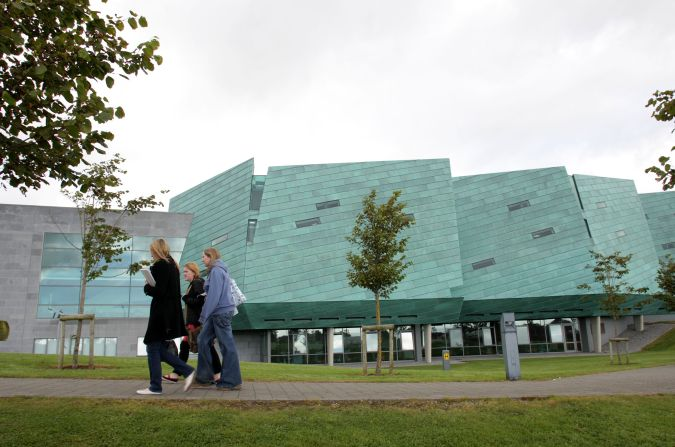
#> input picture lab 8/ATU.jpg, 675 x 447 px
$ python EdgeDetection.py   (older library calls are emulated)
#> lines starting #> are read from the running program, lines starting #| are printed output that depends on the picture; after the words box and inside, x2 and y2 are one past the last pixel; in counts of white or black regions, pixels touching at a corner belong together
import cv2
import numpy as np
from matplotlib import pyplot as plt

img = cv2.imread('ATU.jpg')
#> img is the input picture: shape (447, 675, 3); mean B, G, R 146.4, 158.5, 148.9

thresholds = [10, 20, 30, 40]

# Rows and Columns
nrows = 2
ncols = 5

#gray scale
gray = cv2.cvtColor(img, cv2.COLOR_BGR2GRAY)
rgb = cv2.cvtColor(img, cv2.COLOR_BGR2RGB)

# Blur
blur3x3 = cv2.GaussianBlur(gray,(3, 3),0)
blur13x13 = cv2.GaussianBlur(gray,(13, 13),0)
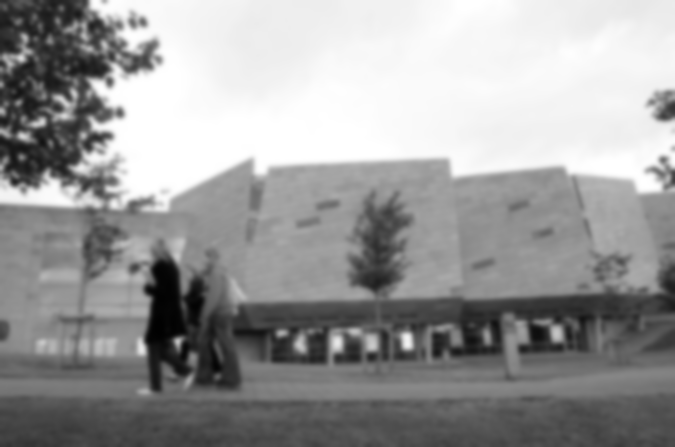
#> blur13x13: shape (447, 675); min 1, max 255, mean 154.2

# Sobel
sobelHorizontal = cv2.Sobel(blur3x3,cv2.CV_64F,1,0,ksize=5) # x dirextion
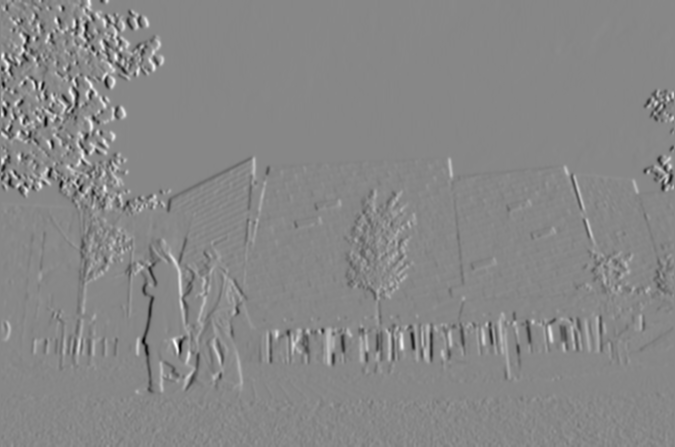
#> sobelHorizontal: shape (447, 675) float64; min -9078, max 8008, mean 7; drawn with min black and max white
sobelVertical = cv2.Sobel(blur3x3,cv2.CV_64F,0,1,ksize=5) # y direction
sobelsum = sobelHorizontal + sobelVertical # Combined img
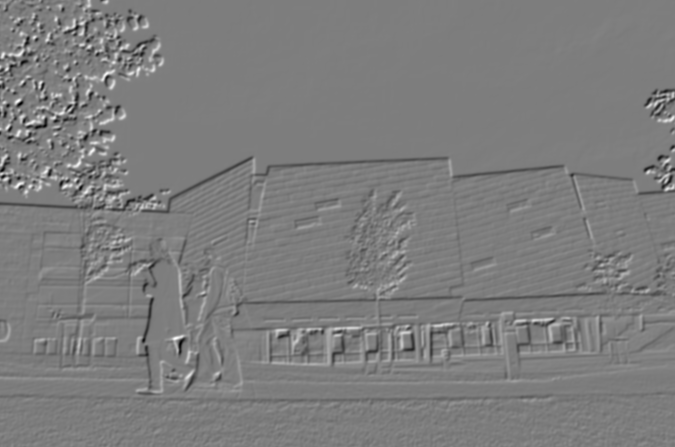
#> sobelsum: shape (447, 675) float64; min -11642, max 11938, mean -35.1; drawn with min black and max white

# Canny
canny = cv2.Canny(blur3x3,100,200)
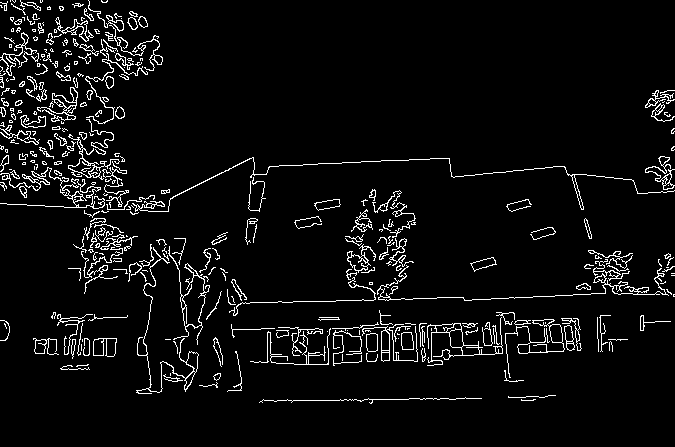
#> canny: shape (447, 675); 5.3% white in thin lines or dots

# Loop through the thresholds and apply each to the sobel sum
for thresh in thresholds:
    thresholdedImage = np.zeros_like(sobelsum)
    for i in range(sobelsum.shape[0]):
        for j in range(sobelsum.shape[1]):
            if sobelsum[i, j] >= thresh:
                thresholdedImage[i, j] = 1
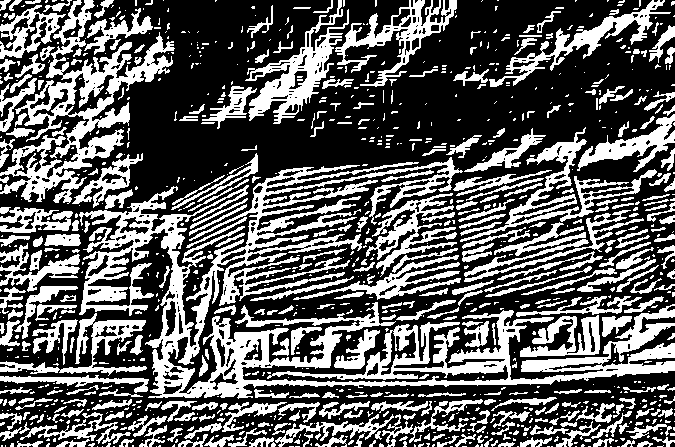
#> thresholdedImage: shape (447, 675) float64; values 0 (black) and 1 (white), 37% white; 1011 white regions (662 under 20 px), largest, box (x1, y1, x2, y2) and area: (79, 157, 675, 399) 31881, (0, 0, 175, 204) 8843, (245, 0, 349, 124) 3482


def edge_detection(image_path):

    # Convert to grayscale make sure its float32
#> called with image_path = 'ATU.jpg'
    gray = cv2.cvtColor(img, cv2.COLOR_BGR2GRAY).astype(np.float32)

    # Get image dimensions
    height, width = gray.shape
#> height = 447; width = 675

    # Initialize edge map
    edges = np.zeros_like(gray, dtype=np.float32)

    # Compute the gradient using the first derivative
    for y in range(1, height-1):
        for x in range(1, width-1):
            # Compute gradients in x and y directions
            dx = gray[y, x+1] - gray[y, x-1]
            dy = gray[y+1, x] - gray[y-1, x]

            # Compute gradient magnitude
            magnitude = np.sqrt(dx**2 + dy**2)

            # Store the magnitude in the edge map
            edges[y, x] = magnitude
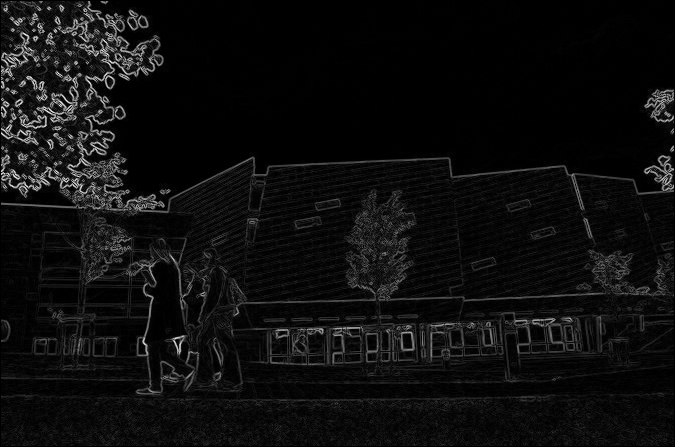
#> edges: shape (447, 675) float32; min 0, max 314, mean 17.6; drawn with min black and max white

    # Normalize to the range [0, 255]
    edges = np.clip(edges, 0, 255).astype(np.uint8)
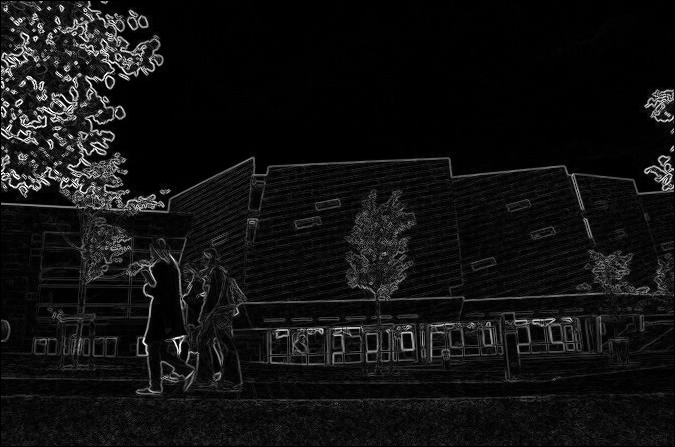
#> edges: shape (447, 675); min 0, max 255, mean 17.4

    return edges

# Run the edge detection
ownFunction = edge_detection('ATU.jpg')


#Atu image plot
#original image
plt.subplot(nrows, ncols,1),plt.imshow(rgb, cmap = 'gray')
plt.title('Original'), plt.xticks([]), plt.yticks([])

# GreyScale image
plt.subplot(nrows, ncols,2),plt.imshow(gray, cmap = 'gray')
plt.title('Graycale'), plt.xticks([]), plt.yticks([])

# Blur 3x3
plt.subplot(nrows, ncols,3),plt.imshow(blur3x3, cmap = 'gray')
plt.title('Blur 3x3'), plt.xticks([]), plt.yticks([])

# Blur 13x13
plt.subplot(nrows, ncols,4),plt.imshow(blur13x13, cmap = 'gray')
plt.title('Blur 13x13'), plt.xticks([]), plt.yticks([])

#sobelHorizontal
plt.subplot(nrows, ncols,5),plt.imshow(sobelHorizontal, cmap = 'gray')
plt.title('Sobel Horizontal'), plt.xticks([]), plt.yticks([])

#sobelVertical
plt.subplot(nrows, ncols,6),plt.imshow(sobelVertical, cmap = 'gray')
plt.title('Sobel Vertical'), plt.xticks([]), plt.yticks([])

#sobelsum
plt.subplot(nrows, ncols,7),plt.imshow(sobelsum, cmap = 'gray')
plt.title('Sobel Sum'), plt.xticks([]), plt.yticks([])

# Canny Edge
plt.subplot(nrows, ncols,8),plt.imshow(canny, cmap = 'gray')
plt.title('Canny Edge'), plt.xticks([]), plt.yticks([])

# Thresholded Edge
plt.subplot(nrows, ncols,9),plt.imshow(thresholdedImage, cmap = 'gray')
plt.title('Thresholded Edge'), plt.xticks([]), plt.yticks([])

# own detection plot
plt.subplot(nrows, ncols,10),plt.imshow(ownFunction, cmap = 'gray')
plt.title('Own Function'), plt.xticks([]), plt.yticks([])

# Display the plot
plt.show()
